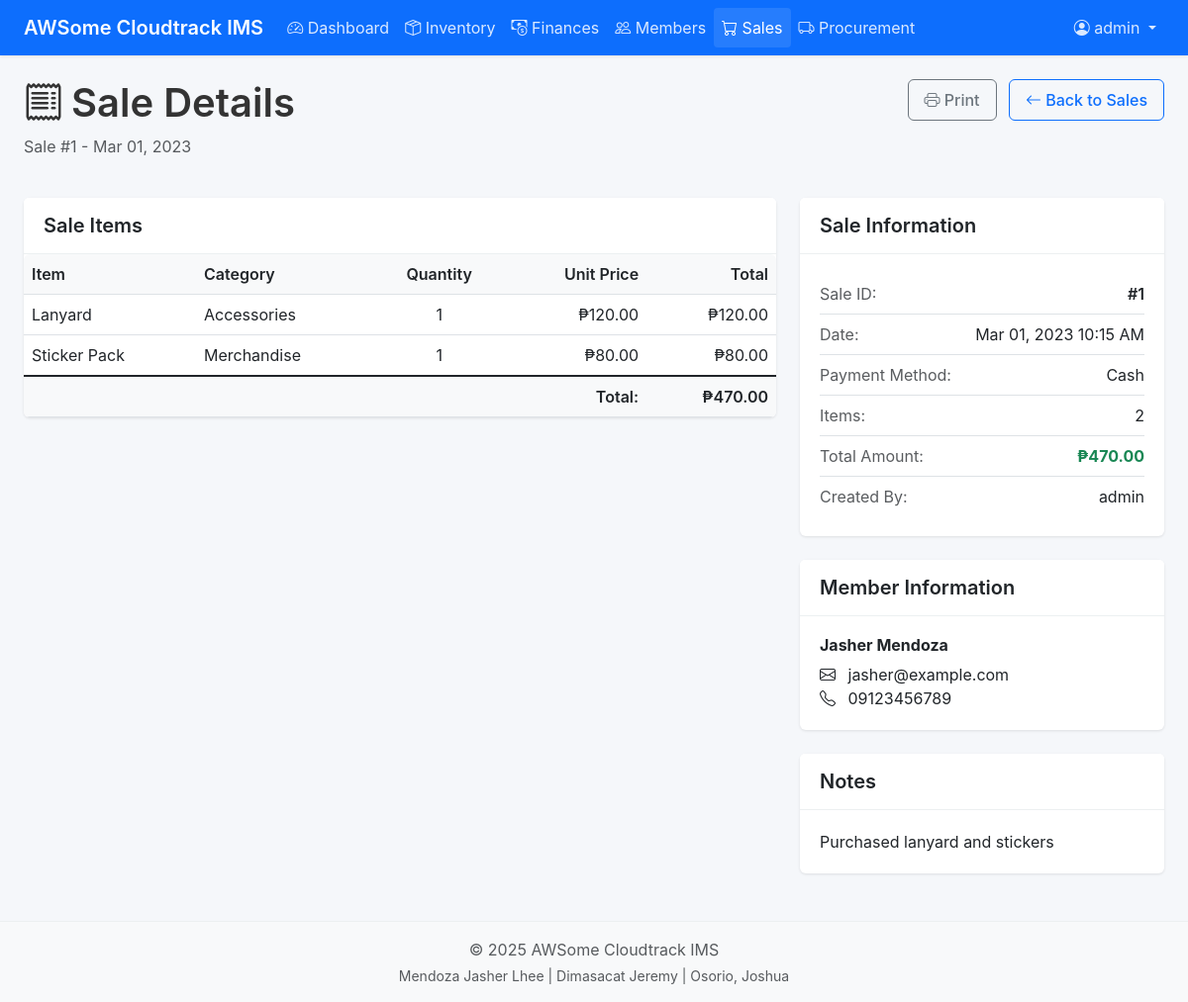
Screenshot of /sales/view-sale.php?id=1 (signed in) with the database file from the repository.
### tables this page shows
CREATE TABLE sales (
    id INT AUTO_INCREMENT PRIMARY KEY,
    member_id INT,
    sale_date TIMESTAMP NOT NULL DEFAULT CURRENT_TIMESTAMP,
    item_count INT NOT NULL,
    total_amount DECIMAL(10, 2) NOT NULL,
    payment_method VARCHAR(50) NOT NULL DEFAULT 'Cash',
    notes TEXT,
    created_by INT,
    created_at TIMESTAMP DEFAULT CURRENT_TIMESTAMP,
    FOREIGN KEY (member_id) REFERENCES members(id) ON DELETE SET NULL,
    FOREIGN KEY (created_by) REFERENCES users(id) ON DELETE SET NULL
);

CREATE TABLE sale_items (
    id INT AUTO_INCREMENT PRIMARY KEY,
    sale_id INT NOT NULL,
    item_id INT NOT NULL,
    quantity INT NOT NULL,
    unit_price DECIMAL(10, 2) NOT NULL,
    total_price DECIMAL(10, 2) NOT NULL,
    FOREIGN KEY (sale_id) REFERENCES sales(id) ON DELETE CASCADE,
    FOREIGN KEY (item_id) REFERENCES inventory_items(id) ON DELETE CASCADE
);

CREATE TABLE inventory_items (
    id INT AUTO_INCREMENT PRIMARY KEY,
    name VARCHAR(100) NOT NULL,
    category VARCHAR(50) NOT NULL,
    description TEXT,
    quantity INT NOT NULL DEFAULT 0,
    unit_price DECIMAL(10, 2) NOT NULL,
    reorder_level INT NOT NULL DEFAULT 5,
    created_at TIMESTAMP DEFAULT CURRENT_TIMESTAMP,
    updated_at TIMESTAMP DEFAULT CURRENT_TIMESTAMP ON UPDATE CURRENT_TIMESTAMP
);

CREATE TABLE users (
    id INT AUTO_INCREMENT PRIMARY KEY,
    username VARCHAR(50) NOT NULL UNIQUE,
    password VARCHAR(255) NOT NULL,
    email VARCHAR(100) NOT NULL,
    role ENUM('admin', 'manager', 'staff') NOT NULL DEFAULT 'staff',
    created_at TIMESTAMP DEFAULT CURRENT_TIMESTAMP,
    last_login TIMESTAMP NULL
);

CREATE TABLE members (
    id INT AUTO_INCREMENT PRIMARY KEY,
    name VARCHAR(100) NOT NULL,
    email VARCHAR(100) NOT NULL,
    phone VARCHAR(20),
    role VARCHAR(50) NOT NULL,
    join_date DATE NOT NULL,
    status ENUM('active', 'inactive') NOT NULL DEFAULT 'active',
    notes TEXT,
    created_at TIMESTAMP DEFAULT CURRENT_TIMESTAMP,
    updated_at TIMESTAMP DEFAULT CURRENT_TIMESTAMP ON UPDATE CURRENT_TIMESTAMP
);

### includes/functions.php (called while the page is built)
<?php
$base_url = '/awsomecloudtrack';
if (!function_exists('url')) {
    function url($path = '') {
        global $base_url;
        return $base_url . '/' . ltrim($path, '/');
    }
}

### sales/view-sale.php (the view, shortened to what this page needs)
<?php
include '../includes/db_connect.php';
include '../includes/header.php';
$id = $_GET['id'];
$query = "SELECT s.*, m.name as member_name, m.email as member_email, m.phone as member_phone, u.username as created_by_name
          FROM sales s
          LEFT JOIN members m ON s.member_id = m.id
          LEFT JOIN users u ON s.created_by = u.id
          WHERE s.id = ?";
$stmt = $conn->prepare($query);
$stmt->bind_param("i", $id);
$stmt->execute();
$result = $stmt->get_result();
$sale = $result->fetch_assoc();
$items_query = "SELECT si.*, i.name as item_name, i.category as item_category
               FROM sale_items si
               JOIN inventory_items i ON si.item_id = i.id
               WHERE si.sale_id = ?";
$stmt = $conn->prepare($items_query);
$stmt->bind_param("i", $id);
$stmt->execute();
$items_result = $stmt->get_result();
?>
<div class="row mb-4">
    <div class="col-md-6">
        <h1><i class="bi bi-receipt me-2"></i>Sale Details</h1>
        <p class="text-muted">Sale #<?php echo $sale['id']; ?> - <?php echo date('M d, Y', strtotime($sale['sale_date'])); ?></p>
    </div>
    <div class="col-md-6 text-end">
        <button type="button" class="btn btn-outline-secondary btn-print">
            <i class="bi bi-printer"></i> Print
        </button>
        <a href="<?php echo url('sales/index.php'); ?>" class="btn btn-outline-primary ms-2">
            <i class="bi bi-arrow-left"></i> Back to Sales
        </a>
    </div>
</div>
<div class="row">
    <div class="col-md-8">
        <div class="card mb-4">
            <div class="card-header bg-white">
                <h5 class="mb-0">Sale Items</h5>
            </div>
            <div class="card-body p-0">
                <div class="table-responsive">
                    <table class="table table-hover mb-0">
                        <thead>
                            <tr>
                                <th>Item</th>
                                <th>Category</th>
                                <th class="text-center">Quantity</th>
                                <th class="text-end">Unit Price</th>
                                <th class="text-end">Total</th>
                            </tr>
                        </thead>
                        <tbody>
                            <?php if ($items_result && $items_result->num_rows > 0): ?>
                                <?php while($item = $items_result->fetch_assoc()): ?>
                                    <tr>
                                        <td><?php echo $item['item_name']; ?></td>
                                        <td><?php echo $item['item_category']; ?></td>
                                        <td class="text-center"><?php echo $item['quantity']; ?></td>
                                        <td class="text-end">₱<?php echo number_format($item['unit_price'], 2); ?></td>
                                        <td class="text-end">₱<?php echo number_format($item['total_price'], 2); ?></td>
                                    </tr>
                                <?php endwhile; ?>
                            <?php else: ?>
                                <tr>
                                    <td colspan="5" class="text-center">No items found</td>
                                </tr>
                            <?php endif; ?>
                        </tbody>
                        <tfoot class="table-group-divider">
                            <tr>
                                <th colspan="4" class="text-end">Total:</th>
                                <th class="text-end">₱<?php echo number_format($sale['total_amount'], 2); ?></th>
                            </tr>
                        </tfoot>
                    </table>
                </div>
            </div>
        </div>
    </div>
    <div class="col-md-4">
        <div class="card mb-4">
            <div class="card-header bg-white">
                <h5 class="mb-0">Sale Information</h5>
            </div>
            <div class="card-body">
                <ul class="list-group list-group-flush">
                    <li class="list-group-item d-flex justify-content-between px-0">
                        <span class="text-muted">Sale ID:</span>
                        <span class="fw-semibold">#<?php echo $sale['id']; ?></span>
                    </li>
                    <li class="list-group-item d-flex justify-content-between px-0">
                        <span class="text-muted">Date:</span>
                        <span><?php echo date('M d, Y h:i A', strtotime($sale['sale_date'])); ?></span>
                    </li>
                    <li class="list-group-item d-flex justify-content-between px-0">
                        <span class="text-muted">Payment Method:</span>
                        <span><?php echo $sale['payment_method']; ?></span>
                    </li>
                    <li class="list-group-item d-flex justify-content-between px-0">
                        <span class="text-muted">Items:</span>
                        <span><?php echo $sale['item_count']; ?></span>
                    </li>
                    <li class="list-group-item d-flex justify-content-between px-0">
                        <span class="text-muted">Total Amount:</span>
                        <span class="fw-bold text-success">₱<?php echo number_format($sale['total_amount'], 2); ?></span>
                    </li>
                    <li class="list-group-item d-flex justify-content-between px-0">
                        <span class="text-muted">Created By:</span>
                        <span><?php echo $sale['created_by_name']; ?></span>
                    </li>
                </ul>
            </div>
        </div>
        <?php if($sale['member_id']): ?>
            <div class="card mb-4">
                <div class="card-header bg-white">
                    <h5 class="mb-0">Member Information</h5>
                </div>
                <div class="card-body">
                    <h6 class="fw-bold"><?php echo $sale['member_name']; ?></h6>
                    <p class="mb-0">
                        <?php if($sale['member_email']): ?>
                            <i class="bi bi-envelope me-2"></i> <?php echo $sale['member_email']; ?><br>
                        <?php endif; ?>
                        <?php if($sale['member_phone']): ?>
                            <i class="bi bi-telephone me-2"></i> <?php echo $sale['member_phone']; ?>
                        <?php endif; ?>
                    </p>
                </div>
            </div>
        <?php endif; ?>
        <?php if($sale['notes']): ?>
            <div class="card">
                <div class="card-header bg-white">
                    <h5 class="mb-0">Notes</h5>
                </div>
                <div class="card-body">
                    <p class="mb-0"><?php echo nl2br($sale['notes']); ?></p>
                </div>
            </div>
        <?php endif; ?>
    </div>
</div>
<?php include '../includes/footer.php'; ?>

### assets/css/style.css (style rules this page uses)
:root { --primary: #2c3e50; --secondary: #34495e; --success: #27ae60; --danger: #e74c3c; --warning: #f39c12; --info: #3498db; --light: #f8f9fa; --dark: #212529; --gray: #6c757d; --gray-light: #ecf0f1; --body-bg: #f5f7fa; }
body { font-family: -apple-system, BlinkMacSystemFont, "Segoe UI", Roboto, Oxygen, Ubuntu, Cantarell, "Open Sans", "Helvetica Neue", sans-serif; background-color: var(--body-bg); color: #333; line-height: 1.5; }
h1, h2, h3, h4, h5, h6 { font-weight: 600; margin-bottom: 0.5rem; }
.card { border: none; border-radius: 0.375rem; box-shadow: 0 1px 3px rgba(0, 0, 0, 0.1); margin-bottom: 1.5rem; }
.card-header { background-color: #fff; border-bottom: 1px solid var(--gray-light); padding: 1rem 1.25rem; font-weight: 600; }
.card-body { padding: 1.25rem; }
.table { margin-bottom: 0; }
.table th { font-weight: 600; background-color: #f8f9fa; border-top: none; }
.table-responsive { border-radius: 0.375rem; overflow: hidden; }
.btn { padding: 0.5rem 1rem; border-radius: 0.375rem; font-weight: 500; }

### rows the page displays
sales: id "1", sale_date "Mar 01, 2023", total_amount "470.00", sale_date "Mar 01, 2023 10:15 AM", payment_method "Cash", item_count "2", created_by.username "admin", member.name "Jasher Mendoza", member.email "jasher@example.com", member.phone "09123456789", notes "Purchased lanyard and stickers"
sale_items: item.name "Lanyard", item.category "Accessories", quantity "1", unit_price "120.00", total_price "120.00"
sale_items: item.name "Sticker Pack", item.category "Merchandise", quantity "1", unit_price "80.00", total_price "80.00"

### other values shown
$_SESSION['username'] "admin"
